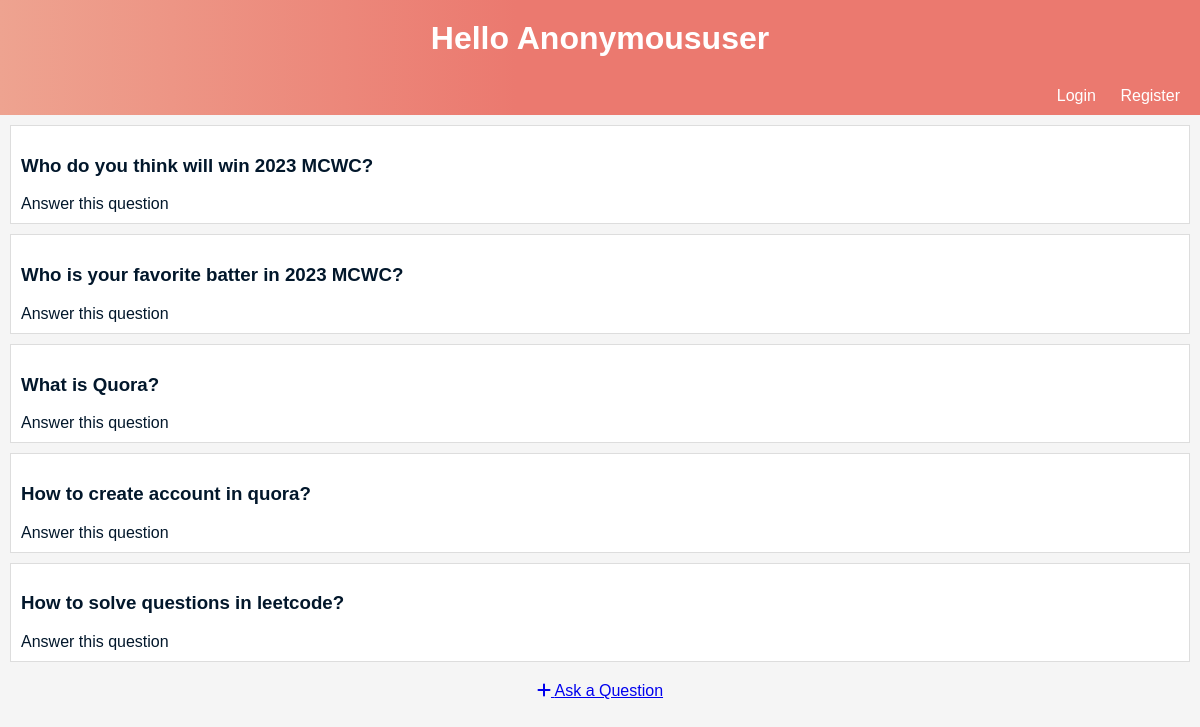
Screenshot of /questions/ with the database file from the repository.
### quora_app/models.py (models this page shows)
class Question(models.Model):
    title = models.CharField(max_length=200)
    user = models.ForeignKey(User, on_delete=models.CASCADE)
    created_at = models.DateTimeField(auto_now_add=True)

### quora_app/views.py (the view)
# urls.py: path('questions/', views.question_list, name='question_list'),
def question_list(request):
    questions = Question.objects.all()
    return render(request, 'question_list.html', {'questions': questions})

### quora_app/templates/question_list.html (shortened to what this page needs)
<!DOCTYPE html>
<html>
<head>
    <link rel="stylesheet" href="https://cdnjs.cloudflare.com/ajax/libs/font-awesome/6.3.0/css/all.min.css">
</head>
<body>
<h1>Hello {{ request.user|title }}</h1>
<div id="navigation">
    {% if user.is_authenticated %}
        <a href="{% url 'user_logout' %}">Logout</a>
    {% else %}
        <a href="{% url 'user_login' %}">Login</a>
        <a href="{% url 'user_register' %}">Register</a>
    {% endif %}
</div>
{% for question in questions %}
    <div class="task-wrapper">
        <div class="task-title">
            <h3><a class="task-link" href="{% url 'question_detail' question.id %}">{{ question.title }}</a></h3>
        </div>
        <a class="task-link" href="{% url 'answer_question' question.id %}">Answer this question</a>
    </div>
{% endfor %}
<div class="ask-button">
    <a href="{% url 'ask_question' %}" class="btn btn-primary"><i class="fas fa-plus"></i> Ask a Question</a>
</div>
</body>
</html>

### quora_app/templates/question_list.html (style rules this page uses)
body { font-family: Arial, sans-serif; margin: 0; padding: 0; background-color: #f5f5f5; }
h1 { text-align: center; background: linear-gradient(90deg, #EEA390 0%, #EB796F 43%, #EB796F 100%); color: #fff; padding: 20px; margin: 0; }
#navigation { background: linear-gradient(90deg, #EEA390 0%, #EB796F 43%, #EB796F 100%); color: #fff; padding: 10px; text-align: right; }
#navigation a { text-decoration: none; color: #fff; margin: 10px; }
.task-wrapper { background-color: #fff; margin: 10px; padding: 10px; border: 1px solid #ddd; }
.task-title { margin-bottom: 10px; }
.task-link { text-decoration: none; color: #02172b; }
.ask-button { text-align: center; margin: 20px 0; }

### rows the page displays
Question: title "Who do you think will win 2023 MCWC?"
Question: title "Who is your favorite batter in 2023 MCWC?"
Question: title "What is Quora?"
Question: title "How to create account in quora?"
Question: title "How to solve questions in leetcode?"

### other values shown
{{ request.user|title }} "Anonymoususer"
